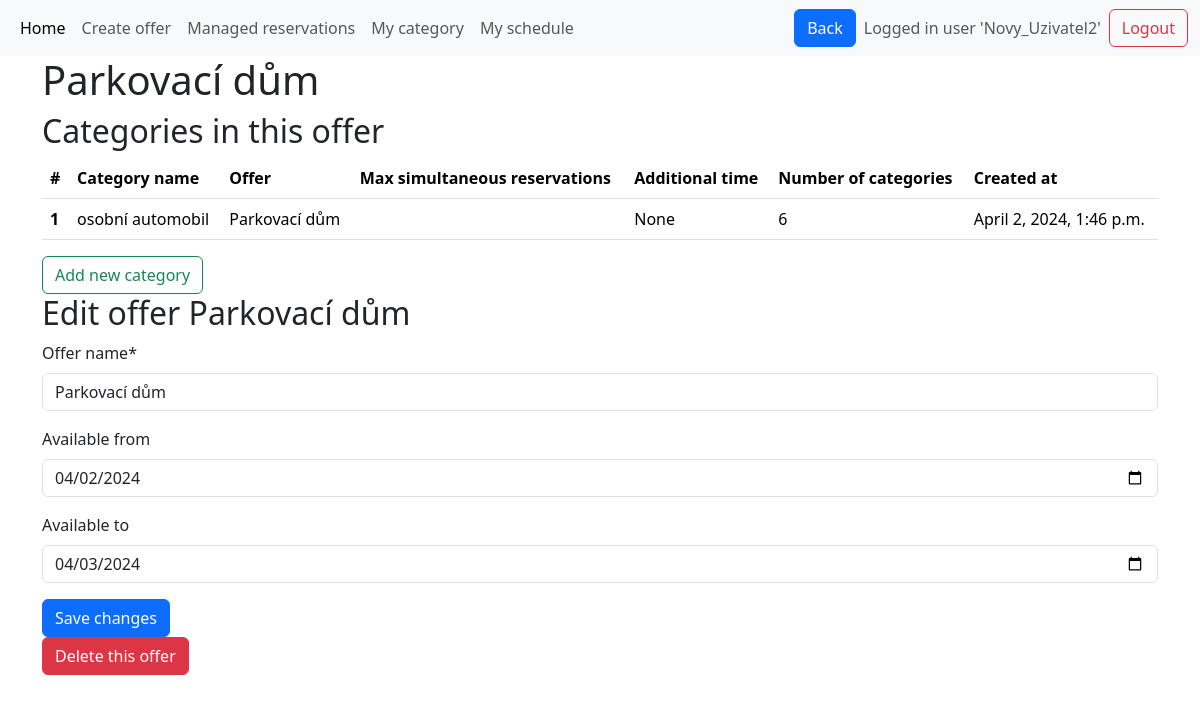
The page /offer_detail/35 (signed in) on the database its author committed.
### base/models.py (models this page shows, shortened)
class Offer(models.Model):
    offer_name = models.CharField(max_length=50)
    available_from = models.DateField(null=True, blank=True)
    available_to = models.DateField(null=True, blank=True)
    created_at = models.DateTimeField(default=timezone.now)
    manager_of_this_offer = models.ForeignKey(
        User, on_delete=models.CASCADE, null=True, blank=True
    )
    def __str__(self):
        return self.offer_name  # rewrites Offer object (x) to its name in admi panel
    class Meta:
        unique_together = (
            "offer_name",
            "manager_of_this_offer",
        )  # there cannot be two same named offers managed by the same user

class Category(models.Model):
    category_name = models.CharField(max_length=50)
    category_description = models.CharField(max_length=1000, null=True, blank=True)
    category_capacity = models.IntegerField(default=1,help_text="How many reservations at one time are possible? e.g.seminar = 20 or parkplace = 1")
    max_simultneous_reservations = models.IntegerField(default=1)
    additional_time = models.DurationField(null=True, blank=True)
    count_of_units = models.IntegerField(default=1,help_text="How many units are there in this category? e.g. 5 parkplaces for disabled people")
    created_at = models.DateTimeField(default=timezone.now)
    unit_names = models.JSONField(default=list) # list of unit names
    opening_time = models.TimeField(default=datetime.time(0, 0))
    closing_time = models.TimeField(default=datetime.time(23, 59,59)) #TODO 24:00 and default values 9:23-9:23
    belongs_to_offer = models.ForeignKey(Offer, on_delete=models.CASCADE)
    category_pricing = models.ForeignKey(Pricing, on_delete=models.CASCADE, null=True)

### base/views.py (the view, shortened to what this page needs)
# urls.py: path('offer_detail/<int:offer_id>',views.offer_detail, name='offer_detail' ),
@login_required  # If a user is not logged in, Django will redirect them to the login page.
def offer_detail(request, offer_id=None):
    offer = get_object_or_404(Offer, pk=offer_id)
    offer_name = offer.offer_name
    form = forms.OfferForm(instance=offer)
    if offer.manager_of_this_offer != request.user:
        messages.error(request, "You are not authorized to delete this offer.")
        return redirect("manager_home")  # Redirect to a safe page
    offers = Offer.objects.filter(manager_of_this_offer=request.user)
    offer = get_object_or_404(Offer, pk=offer_id)
    form = forms.OfferForm(instance=offer)
    categories = Category.objects.filter(belongs_to_offer=offer)
    return render(
        request,
        "offer_detail.html",
        context={
            "form": form,
            "offer_id": offer.id,
            "categories": categories,
            "offer_name": offer_name,
        },
    )

### base/forms.py
class OfferForm(ModelForm):
    class Meta:
        model = models.Offer
        exclude = [
            "manager_of_this_offer",
            "created_at",
        ]  # limiting the fields if that are displayed
        widgets = {
            "available_from": widgets.DateInput(
                attrs={
                    "type": "date",
                    "value": datetime.now().date(),
                }
            ),
            "available_to": widgets.DateInput(
                attrs={
                    "type": "date",
                    "value": datetime.now().date() + timedelta(days=1),
                }
            ),
        }

### templates/offer_detail.html (shortened to what this page needs)
{% extends 'main.html' %}
{% load crispy_forms_tags %}
{% block content %}
<div class="container-md">
    <h1> {{ offer_name }} </h1>
    <h2> Categories in this offer </h2>
    {% if categories %}
    <table class="table table-hover">
        <thead>
            <tr>
                <th scope="col">#</th>
                <th scope="col">Category name</th>
                <th scope="col">Offer</th>
                <th scope="col">Max simultaneous reservations</th>
                <th scope="col">Additional time</th>
                <th scope="col">Number of categories</th>
                <th scope="col">Created at</th>
            </tr>
        </thead>
        <tbody>
            {% for category in categories %}
            <tr class="clickable-row" style="cursor: pointer;" title="Click to edit category"
                onclick="location.href='{% url 'edit_category' category.belongs_to_offer.id category.id %}'">
                <th scope="row">{{ forloop.counter }}</th>
                <td>{{ category.category_name }} </td>
                <td>{{ category.belongs_to_offer }} </td>
                <td>{{ category.max_simultaneous_reservations }} </td>
                <td>{{ category.additional_time }} </td>
                <td>{{ category.count_of_units }} </td>
                <td>{{ category.created_at }} </td>
            </tr>
            {% endfor %}
        </tbody>
    </table>
    <a onclick="location.href='{% url 'create_category' offer_id %}'" class="btn btn-outline-success" id="addrow">Add new category</a>
    {% else %}
    <p>You do not have any categories for this offer.<br>
        <a onclick="location.href='{% url 'create_category' offer_id %}'" class="btn btn-outline-success" id="addrow">Add new category</a>
    </p>
    {% endif %}
    <h2> Edit offer {{ offer_name }} </h2>
    <form method="post" class="form">
        {{ form|crispy }}
        <button type="submit" class="btn btn-primary">Save changes</button>
    </form>
    <button type="button" class="btn btn-danger" data-bs-toggle="modal" data-bs-target="#deleteOfferModal">
      Delete this offer
    </button>
</div>
{% endblock %}

### templates/navbar.html (shortened to what this page needs)
<nav class="navbar navbar-expand-lg bg-body-tertiary">
  <div class="container-fluid">
    <div class="collapse navbar-collapse" id="navbarSupportedContent">
      <ul class="navbar-nav me-auto mb-2 mb-lg-0">
        <li class="nav-item">
          <a class="nav-link active" aria-current="page" href="/manager_home">Home</a>
        </li>
        <li class="nav-item">
          <a class="nav-link" href="/create_offer">Create offer</a>
        </li>
        <li class="nav-item">
          <a class="nav-link" href="/managed_reservations">Managed reservations</a>
        </li>
        <li class="nav-item">
          <a class="nav-link" href="/my_schedule">My category</a>
        </li>
        <li class="nav-item">
          <a class="nav-link" href="/my_schedule">My schedule</a>
        </li>
      </ul>
      <button type="submit" class="btn btn-primary me-2" onclick="goBack()">Back</button>
       <div class="d-flex align-items-center">
        {% if request.user.is_authenticated %}
        <span class="navbar-text me-2"> Logged in user '{{ request.user.username | title }}'</span>
        <a class="btn btn-outline-danger" href="{% url 'logout' %}">Logout</a>
        {% else %}
        <a class="btn btn-outline-primary" href="{% url 'login' %}">Login</a>
        {% endif %}
      </div>
    </div>
    </div>
</nav>

### rows shown on the page
Offer: offer_name "Parkovací dům", available_from "04/02/2024", available_to "04/03/2024"
Category: category_name "osobní automobil", belongs_to_offer "Parkovací dům", additional_time "None", count_of_units "6", created_at "April 2, 2024, 1:46 p.m."

### other values the page prints
{{ request.user.username | title }} "Novy_Uzivatel2"
